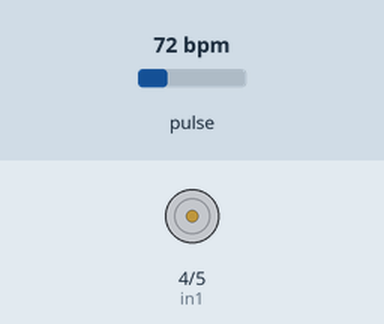
This sketch was run on a simulated Arduino Uno, built with avr-gcc and run on an emulated ATmega328P. Shown: motor-driver pin pairs drawn as motors (green arrow = first pin HIGH = forward, orange = second pin HIGH = backward, longer = more drive, scaled by the enable pin). The test bench sets the inputs (shaded band); at power-on: pulse 72 bpm. What the sketch prints to the serial monitor is not drawn.

Above: at 0.4 s.
At 36.7 s:
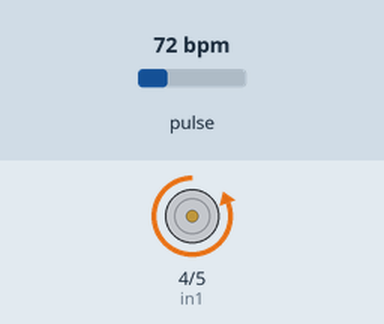
Timing chart, 0 to 38.2 s (numbered marks = the images above):
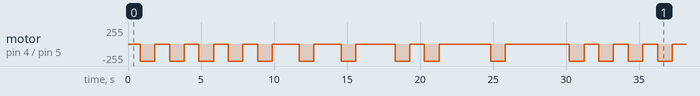

The sketch:

_FINAL__Heartbeat_pump_DC_1.ino
```cpp
//// Code by Ana Sofia Calixto based on the open source code Example5_HeartRate using the Spaarkfun MAX30105 Library, by Nathan Seidle @ SparkFun Electronics (2016)
//// https://github.com/sparkfun/MAX30105_Breakout
//// This code is used to move a DC Motor based on the data received from a MAX30105 sensor measuring the average heartbeat

// Hardware Connections:
//  -5V = 5V (3.3V is allowed)
//  -GND = GND
//  -SDA = A4 (or SDA)
//  -SCL = A5 (or SCL)
//  -INT = Not connected

#include <Wire.h>
#include "MAX30105.h"
#include "heartRate.h"

// initialize the MAX30105 sensor object
MAX30105 particleSensor;

// constants for the calculation of the input
const byte RATE_SIZE = 4; // increase for more averaging
byte rates[RATE_SIZE];     // array of heart rates
byte rateSpot = 0;
long lastBeat = 0; // time at which the last beat occurred

// variables for heart rate and motor control
float beatsPerMinute;
int beatAvg;
int prevBeatAvg = 0; // variable to store the previous beatAvg value

// Motor A connections
int enA = 3;
int in1 = 4;
int in2 = 5;

void setup()
{
  Serial.begin(115200);
  Serial.println("Initializing...");

  // Initialize sensor
  if (!particleSensor.begin(Wire, I2C_SPEED_FAST)) // use default I2C port, 400kHz speed
  {
    Serial.println("MAX30105 was not found. Please check wiring/power. ");
    while (1);
  }
  Serial.println("Place finger on the sensor with steady pressure.");

  particleSensor.setup(); // configure sensor with default settings
  particleSensor.setPulseAmplitudeRed(0x0A); // turn Red LED to low to indicate sensor is running
  particleSensor.setPulseAmplitudeGreen(0);   // turn off Green LED

  // set all the motor control pins to outputs
  pinMode(enA, OUTPUT);
  pinMode(in1, OUTPUT);
  pinMode(in2, OUTPUT);

  // turn off motor - Initial state
  digitalWrite(in1, LOW);
  digitalWrite(in2, LOW);
}

void loop()
{

  // read the infrared (getIR) value from the sensor
  long irValue = particleSensor.getIR();

  // check for a heartbeat
  if (checkForBeat(irValue) == true)
  {
    // we sensed a beat!
    long delta = millis() - lastBeat;
    lastBeat = millis();

    // calculate beats per minute (BPM)
    beatsPerMinute = 60 / (delta / 1000.0);

    // if BPM is within this range (not too slow, not to high):
    if (beatsPerMinute < 255 && beatsPerMinute > 20)
    {
      // get the data gotten from the sensor, then get ready to get the next data
      // rates is a book where data is stored
      // rateSpot++ is turning the page for the next information to be written
      // (byte)beatsPerMinute is the number of beats sensed, to be written down
      rates[rateSpot++] = (byte)beatsPerMinute; // store this reading in the array

      // after getting all the data, go back and start over
      // rateSpot keeps track on which page we are
      // RATE_SIZE is the total of pages in the book
      rateSpot %= RATE_SIZE;                    // wrap variable

      // take average of readings
      beatAvg = 0;
      for (byte x = 0; x < RATE_SIZE; x++)
        beatAvg += rates[x];
      beatAvg /= RATE_SIZE;

      // if beatAvg changes, trigger motor movement
      if (beatAvg != prevBeatAvg)
      {
        speedControl(); // adjust motor speed based on heart rate
        prevBeatAvg = beatAvg; // update previous beatAvg value
      }
    }
  }

  Serial.print("IR=");
  Serial.print(irValue);
  Serial.print(", BPM=");
  Serial.print(beatsPerMinute);
  Serial.print(", Avg BPM=");
  Serial.print(beatAvg);

  // check if the finger is correctly placed
  if (irValue < 50000)
    Serial.print(" No finger?");

  Serial.println();
}

// control speed of the motors
void speedControl()
{
  // turn on motors - REVERSED
  digitalWrite(in1, LOW);
  digitalWrite(in2, HIGH);

  // set motor speed based on the current beatAvg value
  int motorSpeed = map(beatAvg, 20, 255, 0, 255);
  analogWrite(enA, 255);

  // delay to allow one full spin
  delay(1000);

  // turn off motors
  digitalWrite(in1, LOW);
  digitalWrite(in2, LOW);

  // delay before the motor can spin again
  delay(1000);
}
```

Measured:
- by itself, motor on pin 4 (in1) / pin 5 (in2): repeats every 29.4 s: 4 × (stopped 1.0 s, backward 255/255 1.0 s), 2 × (stopped 1.9 s, backward 255/255 1.0 s), stopped 2.7 s, backward 255/255 1.0 s, stopped 1.0 s, backward 255/255 1.0 s, stopped 3.5 s, backward 255/255 1.0 s, stopped 4.4 s, backward 255/255 1.0 s
